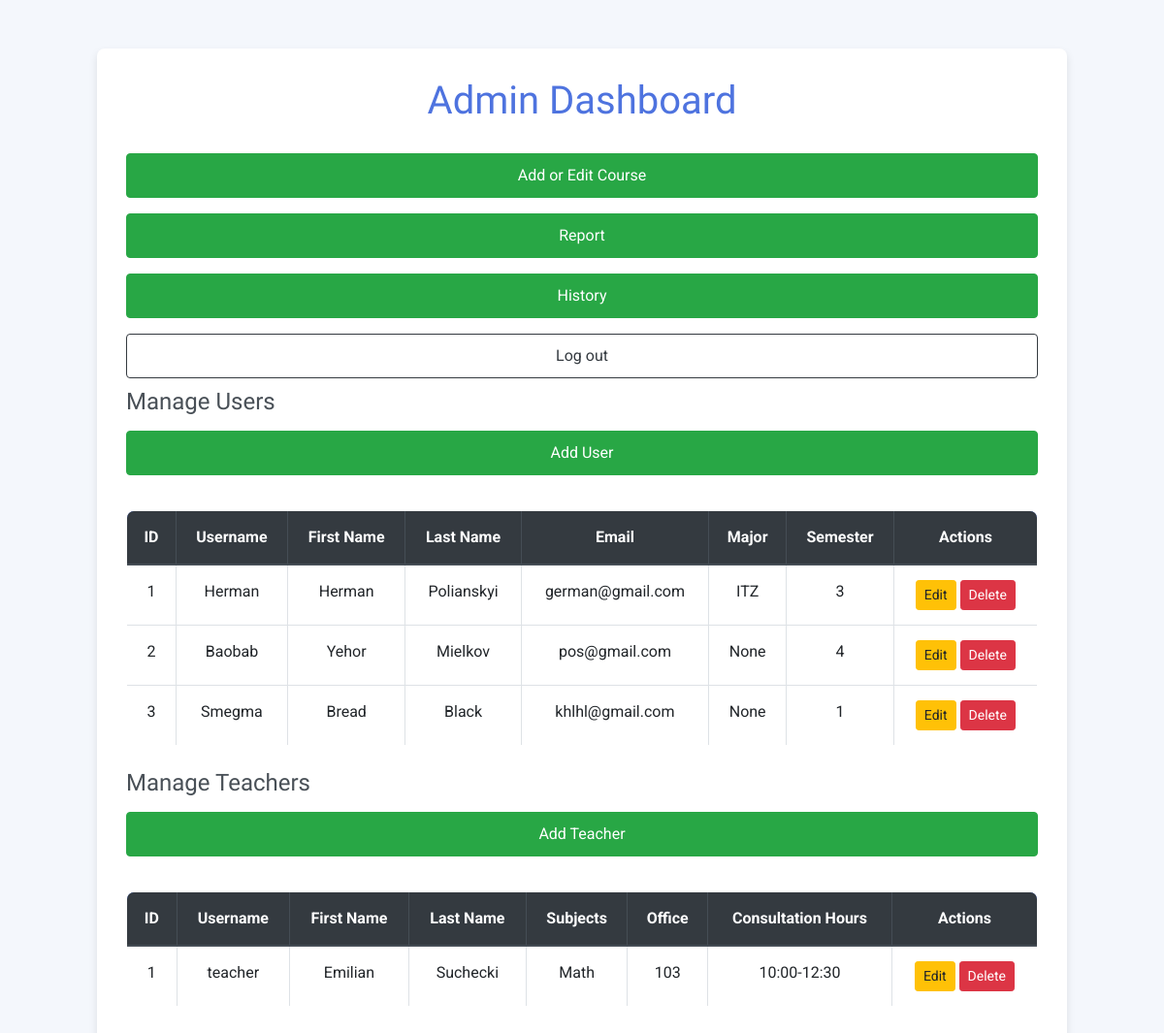
Page /admin (signed in) on the earlier database version.
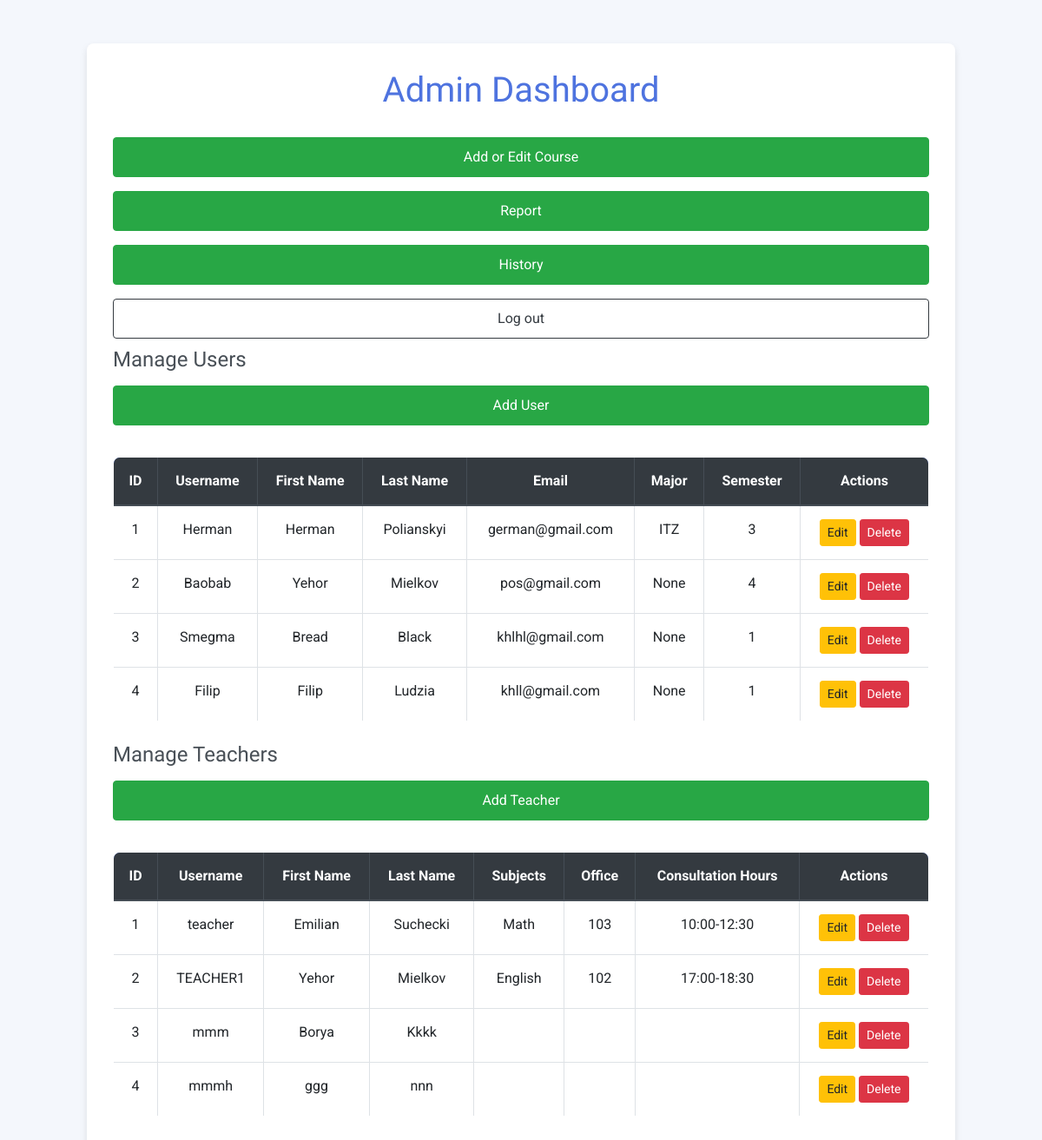
Same page on the later database version.
### models.py (models this page shows)
class BaseUser(UserMixin, db.Model):
    __abstract__ = True
    id = db.Column(db.Integer, primary_key=True)
    username = db.Column(db.String(150), unique=True, nullable=False)
    password = db.Column(db.String(150), nullable=False)
    first_name = db.Column(db.String(100), nullable=True)
    last_name = db.Column(db.String(100), nullable=True)
    account_type = db.Column(db.String(50), nullable=False)
    email = db.Column(db.String(150), nullable=True, unique=True)

class User(BaseUser):
    __tablename__ = 'user'
    major = db.Column(db.String(150), nullable=True)
    semester = db.Column(db.Integer, nullable=True)
    enrolled_courses = db.relationship('Course', secondary='enrollment', back_populates='students')

class Teacher(BaseUser):
    __tablename__ = 'teacher'
    subjects = db.Column(db.String(200), nullable=False)
    office = db.Column(db.String(100), nullable=False)
    consultation_hours = db.Column(db.String(100), nullable=False)
    courses = db.relationship('Course', backref='teacher')

### app.py (the view)
@app.route('/admin', methods=['GET', 'POST'])
@login_required
def admin_page():
    if not current_user.is_authenticated:
        flash("You must be logged in to access this page.", "danger")
        return redirect(url_for('login'))
    teachers = Teacher.query.all()
    users = User.query.all()
    return render_template('admin_page.html', teachers=teachers, users=users)

### app.py (called while the page is built)
@login_manager.user_loader
def load_user(user_id):
    user = User.query.get(int(user_id))
    if not user:
        user = Teacher.query.get(int(user_id))
    if not user:
        user = Admin.query.get(int(user_id))
    return user

### templates/admin_page.html (shortened to what this page needs)
<!DOCTYPE html>
<html lang="en">
<head>
    <link rel="stylesheet" href="https://cdn.jsdelivr.net/npm/bootstrap@4.3.1/dist/css/bootstrap.min.css">
</head>
<body>
    <div class="container">
        <h1>Admin Dashboard</h1>
        <a href="{{ url_for('manage_courses') }}" class="btn btn-success mb-3">Add or Edit Course</a>
        <a href="{{ url_for('reports') }}" class="btn btn-success mb-3">Report</a>
        <a href="{{ url_for('admin_payhistory') }}" class="btn btn-success mb-3">History</a>
        <a href="{{ url_for('logout') }}" class="btn btn-outline-dark">Log out</a>
        <div class="mb-4">
            <h4>Manage Users</h4>
            <a href="{{ url_for('add_user') }}" class="btn btn-success mb-3">Add User</a>
            <table class="table table-bordered table-hover">
                <thead class="thead-dark">
                    <tr>
                        <th>ID</th>
                        <th>Username</th>
                        <th>First Name</th>
                        <th>Last Name</th>
                        <th>Email</th>
                        <th>Major</th>
                        <th>Semester</th>
                        <th>Actions</th>
                    </tr>
                </thead>
                <tbody>
                    {% for user in users %}
                    <tr>
                        <td>{{ user.id }}</td>
                        <td>{{ user.username }}</td>
                        <td>{{ user.first_name }}</td>
                        <td>{{ user.last_name }}</td>
                        <td>{{ user.email }}</td>
                        <td>{{ user.major }}</td>
                        <td>{{ user.semester }}</td>
                        <td>
                            <a href="{{ url_for('edit_user', user_id=user.id) }}" class="btn btn-sm btn-warning">Edit</a>
                            <a href="{{ url_for('delete_user', user_id=user.id) }}"
                                class="btn btn-sm btn-danger"
                                onclick="return confirm('Are you sure you want to delete this user?')">Delete</a>
                        </td>
                    </tr>
                    {% endfor %}
                </tbody>
            </table>
        </div>
        <div class="mb-5">
            <h4>Manage Teachers</h4>
            <a href="{{ url_for('add_teacher') }}" class="btn btn-success mb-3">Add Teacher</a>
            <table class="table table-bordered table-hover">
                <thead class="thead-dark">
                    <tr>
                        <th>ID</th>
                        <th>Username</th>
                        <th>First Name</th>
                        <th>Last Name</th>
                        <th>Subjects</th>
                        <th>Office</th>
                        <th>Consultation Hours</th>
                        <th>Actions</th>
                    </tr>
                </thead>
                <tbody>
                    {% for teacher in teachers %}
                    <tr>
                        <td>{{ teacher.id }}</td>
                        <td>{{ teacher.username }}</td>
                        <td>{{ teacher.first_name }}</td>
                        <td>{{ teacher.last_name }}</td>
                        <td>{{ teacher.subjects }}</td>
                        <td>{{ teacher.office }}</td>
                        <td>{{ teacher.consultation_hours }}</td>
                        <td>
                            <a href="{{ url_for('edit_teacher', teacher_id=teacher.id) }}" class="btn btn-sm btn-warning">Edit</a>
                            <a href="{{ url_for('delete_teacher', teacher_id=teacher.id) }}"
                                class="btn btn-sm btn-danger"
                                onclick="return confirm('Are you sure you want to delete this teacher?')">Delete</a>
                        </td>
                    </tr>
                    {% endfor %}
                </tbody>
            </table>
        </div>
    </div>
</body>
</html>

Differences in the rows shown:
added User: id "4", username "Filip", first_name "Filip", last_name "Ludzia", email "khll@gmail.com", major "None", semester "1"
added Teacher: id "2", username "TEACHER1", first_name "Yehor", last_name "Mielkov", subjects "English", office "102", consultation_hours "17:00-18:30"
added Teacher: id "3", username "mmm", first_name "Borya", last_name "Kkkk"
added Teacher: id "4", username "mmmh", first_name "ggg", last_name "nnn"
